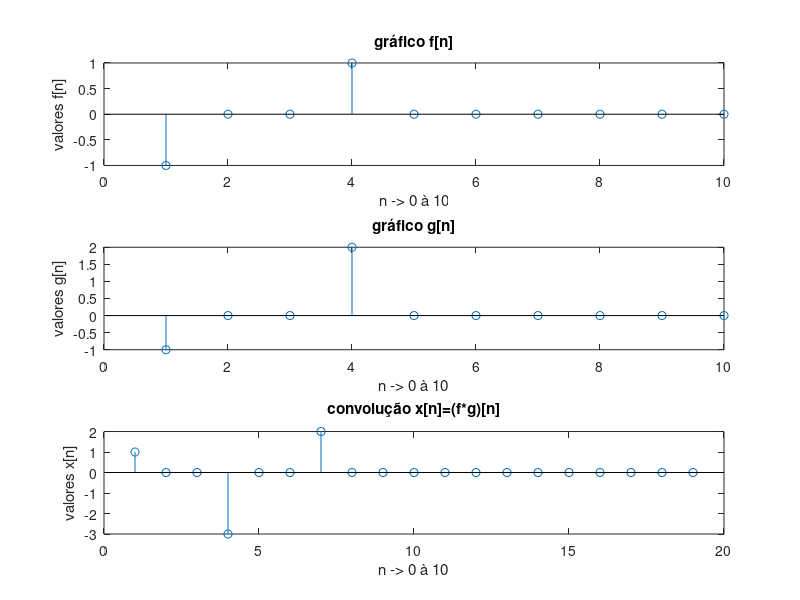

Reproduce this figure in MATLAB.
#calculando apenas para valores positivos de n
f_n = [-1 0 0 1 0 0 0 0 0 0]
g_n = [-1 0 0 2 0 0 0 0 0 0]

subplot(311)
stem(f_n)
xlabel (sprintf ("n -> 0 à 10"));
ylabel (sprintf ("valores f[n]"));
title (sprintf ("gráfico f[n]"));

subplot(312)
stem(g_n)
xlabel (sprintf ("n -> 0 à 10"));
ylabel (sprintf ("valores g[n]"));
title (sprintf ("gráfico g[n]"));
x_n = conv(f_n,g_n)
subplot(313)
stem(x_n)
xlabel (sprintf ("n -> 0 à 10"));
ylabel (sprintf ("valores x[n]"));
title (sprintf ("convolução x[n]=(f*g)[n]"));